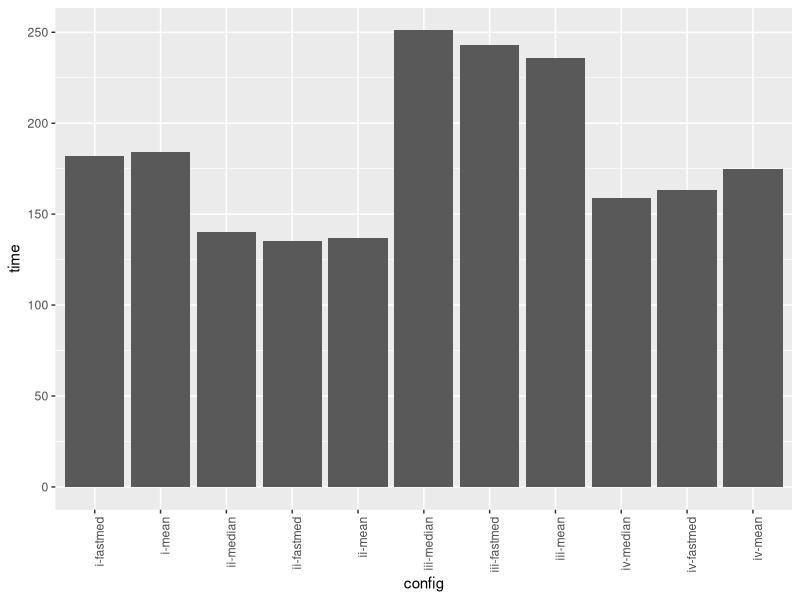

Here is the R script that generated this plot:
## ---- chunk 1
results <- read.csv(file = "results.csv", sep = ",")
colnames(results) <- c("config","numoffiles", "time")
require(ggplot2)
names(results) <- c("config","numoffiles", "time")
#Turn your 'treatment' column into a character vector
results$config <- as.character(results$config)
#Then turn it back into an ordered factor
results$config <- factor(results$config, levels=unique(results$config))
ggplot(results, xlab="Configuration",ylab="Time", aes(x = config, y = time)) +
    geom_bar(stat='identity') + 
  theme(axis.text.x = element_text(angle = 90, hjust = 1))

